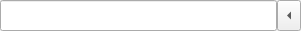
<?xml version="1.0" encoding="UTF-8"?>
<ui version="4.0">
 <class>OptionEditWidget</class>
 <widget class="QWidget" name="OptionEditWidget">
  <property name="geometry">
   <rect>
    <x>0</x>
    <y>0</y>
    <width>301</width>
    <height>31</height>
   </rect>
  </property>
  <property name="windowTitle">
   <string>Form</string>
  </property>
  <property name="styleSheet">
   <string notr="true">QCheckBox{
	background-color: rgb(255, 255, 255);
}
QCheckBox::indicator {
	left: 10px;
}</string>
  </property>
  <layout class="QHBoxLayout" name="horizontalLayout">
   <property name="spacing">
    <number>0</number>
   </property>
   <property name="leftMargin">
    <number>0</number>
   </property>
   <property name="topMargin">
    <number>0</number>
   </property>
   <property name="rightMargin">
    <number>0</number>
   </property>
   <property name="bottomMargin">
    <number>0</number>
   </property>
   <item>
    <widget class="QStackedWidget" name="stackedWidget">
     <property name="currentIndex">
      <number>2</number>
     </property>
     <widget class="QWidget" name="pageBool">
      <layout class="QVBoxLayout" name="verticalLayout_2">
       <property name="spacing">
        <number>0</number>
       </property>
       <property name="leftMargin">
        <number>0</number>
       </property>
       <property name="topMargin">
        <number>0</number>
       </property>
       <property name="rightMargin">
        <number>0</number>
       </property>
       <property name="bottomMargin">
        <number>0</number>
       </property>
       <item>
        <widget class="QCheckBox" name="checkBox">
         <property name="sizePolicy">
          <sizepolicy hsizetype="Minimum" vsizetype="Minimum">
           <horstretch>0</horstretch>
           <verstretch>0</verstretch>
          </sizepolicy>
         </property>
         <property name="text">
          <string/>
         </property>
        </widget>
       </item>
      </layout>
     </widget>
     <widget class="QWidget" name="pageEnum">
      <layout class="QVBoxLayout" name="verticalLayout_3">
       <property name="spacing">
        <number>0</number>
       </property>
       <property name="leftMargin">
        <number>0</number>
       </property>
       <property name="topMargin">
        <number>0</number>
       </property>
       <property name="rightMargin">
        <number>0</number>
       </property>
       <property name="bottomMargin">
        <number>0</number>
       </property>
       <item>
        <widget class="QComboBox" name="_comboBox">
         <property name="sizePolicy">
          <sizepolicy hsizetype="Preferred" vsizetype="Minimum">
           <horstretch>0</horstretch>
           <verstretch>0</verstretch>
          </sizepolicy>
         </property>
        </widget>
       </item>
      </layout>
     </widget>
     <widget class="QWidget" name="pageString">
      <layout class="QVBoxLayout" name="verticalLayout_4">
       <property name="spacing">
        <number>0</number>
       </property>
       <property name="leftMargin">
        <number>0</number>
       </property>
       <property name="topMargin">
        <number>0</number>
       </property>
       <property name="rightMargin">
        <number>0</number>
       </property>
       <property name="bottomMargin">
        <number>0</number>
       </property>
       <item>
        <widget class="QLineEdit" name="_lineEdit">
         <property name="sizePolicy">
          <sizepolicy hsizetype="Expanding" vsizetype="Minimum">
           <horstretch>0</horstretch>
           <verstretch>0</verstretch>
          </sizepolicy>
         </property>
        </widget>
       </item>
      </layout>
     </widget>
     <widget class="QWidget" name="pageMultilineString">
      <layout class="QVBoxLayout" name="verticalLayout">
       <property name="spacing">
        <number>0</number>
       </property>
       <property name="leftMargin">
        <number>0</number>
       </property>
       <property name="topMargin">
        <number>0</number>
       </property>
       <property name="rightMargin">
        <number>0</number>
       </property>
       <property name="bottomMargin">
        <number>0</number>
       </property>
       <item>
        <widget class="PlainTextComboBox" name="plainEditComboStrings">
         <property name="sizePolicy">
          <sizepolicy hsizetype="Minimum" vsizetype="Minimum">
           <horstretch>0</horstretch>
           <verstretch>0</verstretch>
          </sizepolicy>
         </property>
         <property name="text">
          <string/>
         </property>
        </widget>
       </item>
      </layout>
     </widget>
    </widget>
   </item>
   <item>
    <widget class="QToolButton" name="toolButtonReset">
     <property name="sizePolicy">
      <sizepolicy hsizetype="Fixed" vsizetype="Minimum">
       <horstretch>0</horstretch>
       <verstretch>0</verstretch>
      </sizepolicy>
     </property>
     <property name="text">
      <string>...</string>
     </property>
     <property name="arrowType">
      <enum>Qt::LeftArrow</enum>
     </property>
    </widget>
   </item>
  </layout>
 </widget>
 <customwidgets>
  <customwidget>
   <class>PlainTextComboBox</class>
   <extends>QToolButton</extends>
   <header>plaintextcombobox.h</header>
  </customwidget>
 </customwidgets>
 <resources/>
 <connections>
  <connection>
   <sender>checkBox</sender>
   <signal>toggled(bool)</signal>
   <receiver>OptionEditWidget</receiver>
   <slot>valueSet()</slot>
   <hints>
    <hint type="sourcelabel">
     <x>9</x>
     <y>19</y>
    </hint>
    <hint type="destinationlabel">
     <x>23</x>
     <y>24</y>
    </hint>
   </hints>
  </connection>
  <connection>
   <sender>_comboBox</sender>
   <signal>activated(QString)</signal>
   <receiver>OptionEditWidget</receiver>
   <slot>valueSet()</slot>
   <hints>
    <hint type="sourcelabel">
     <x>70</x>
     <y>25</y>
    </hint>
    <hint type="destinationlabel">
     <x>83</x>
     <y>25</y>
    </hint>
   </hints>
  </connection>
 </connections>
 <slots>
  <slot>valueSet()</slot>
 </slots>
</ui>
